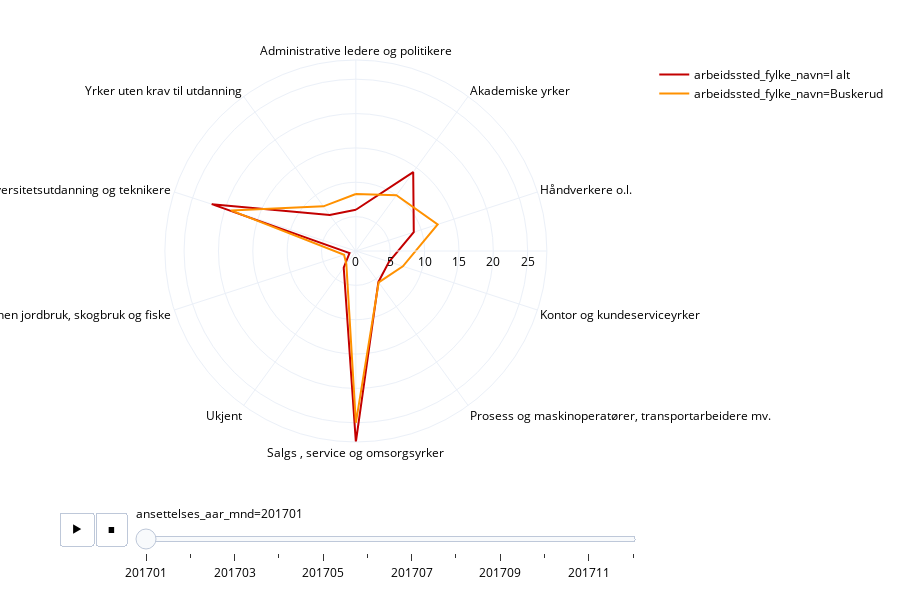

The code cell stored with this chart in its notebook:
### Code cell
plotFylke('Buskerud').show()

### Figure 1 — Plotly figure (JSON) as saved in the notebook; plotly's stock layout.template omitted (floating-point values rounded to 4 significant figures)
{"data": [{"hoverlabel": {"namelength": 0}, "hovertemplate": "arbeidssted_fylke_navn=I alt<br>ansettelses_aar_mnd=201701<br>andel_fylke=%{r}<br>yrkesfelt_navn=%{theta}", "legendgroup": "arbeidssted_fylke_navn=I alt", "line": {"color": "#C30000", "dash": "solid"}, "mode": "lines", "name": "arbeidssted_fylke_navn=I alt", "r": [6.0, 14.2, 8.86, 5.069, 5.574, 27.8, 3.007, 0.9696, 22.06, 6.471, 6.0], "showlegend": true, "subplot": "polar", "theta": ["Administrative ledere og politikere", "Akademiske yrker", "Håndverkere o.l.", "Kontor og kundeserviceyrker", "Prosess og maskinoperatører, transportarbeidere mv.", "Salgs , service og omsorgsyrker", "Ukjent", "Yrker innen jordbruk, skogbruk og fiske", "Yrker med kortere høyskole og universitetsutdanning og teknikere", "Yrker uten krav til utdanning", "Administrative ledere og politikere"], "type": "scatterpolar"}, {"hoverlabel": {"namelength": 0}, "hovertemplate": "arbeidssted_fylke_navn=Buskerud<br>ansettelses_aar_mnd=201701<br>andel_fylke=%{r}<br>yrkesfelt_navn=%{theta}", "legendgroup": "arbeidssted_fylke_navn=Buskerud", "line": {"color": "#FF9100", "dash": "solid"}, "mode": "lines", "name": "arbeidssted_fylke_navn=Buskerud", "r": [8.286, 10.04, 12.52, 7.19, 5.65, 25.0, 2.36, 1.806, 19.12, 8.031, 8.286], "showlegend": true, "subplot": "polar", "theta": ["Administrative ledere og politikere", "Akademiske yrker", "Håndverkere o.l.", "Kontor og kundeserviceyrker", "Prosess og maskinoperatører, transportarbeidere mv.", "Salgs , service og omsorgsyrker", "Ukjent", "Yrker innen jordbruk, skogbruk og fiske", "Yrker med kortere høyskole og universitetsutdanning og teknikere", "Yrker uten krav til utdanning", "Administrative ledere og politikere"], "type": "scatterpolar"}], "layout": {"height": 600, "legend": {"tracegroupgap": 0}, "margin": {"t": 60}, "polar": {"angularaxis": {"direction": "clockwise", "rotation": 90}, "domain": {"x": [0, 0.98], "y": [0, 1]}}, "sliders": [{"active": 0, "currentvalue": {"prefix": "ansettelses_aar_mnd="}, "len": 0.9, "pad": {"b": 10, "t": 60}, "steps": [{"args": [["201701"], {"frame": {"duration": 0, "redraw": true}, "fromcurrent": true, "mode": "immediate", "transition": {"duration": 0, "easing": "linear"}}], "label": "201701", "method": "animate"}, {"args": [["201702"], {"frame": {"duration": 0, "redraw": true}, "fromcurrent": true, "mode": "immediate", "transition": {"duration": 0, "easing": "linear"}}], "label": "201702", "method": "animate"}, {"args": [["201703"], {"frame": {"duration": 0, "redraw": true}, "fromcurrent": true, "mode": "immediate", "transition": {"duration": 0, "easing": "linear"}}], "label": "201703", "method": "animate"}, {"args": [["201704"], {"frame": {"duration": 0, "redraw": true}, "fromcurrent": true, "mode": "immediate", "transition": {"duration": 0, "easing": "linear"}}], "label": "201704", "method": "animate"}, {"args": [["201705"], {"frame": {"duration": 0, "redraw": true}, "fromcurrent": true, "mode": "immediate", "transition": {"duration": 0, "easing": "linear"}}], "label": "201705", "method": "animate"}, {"args": [["201706"], {"frame": {"duration": 0, "redraw": true}, "fromcurrent": true, "mode": "immediate", "transition": {"duration": 0, "easing": "linear"}}], "label": "201706", "method": "animate"}, {"args": [["201707"], {"frame": {"duration": 0, "redraw": true}, "fromcurrent": true, "mode": "immediate", "transition": {"duration": 0, "easing": "linear"}}], "label": "201707", "method": "animate"}, {"args": [["201708"], {"frame": {"duration": 0, "redraw": true}, "fromcurrent": true, "mode": "immediate", "transition": {"duration": 0, "easing": "linear"}}], "label": "201708", "method": "animate"}, {"args": [["201709"], {"frame": {"duration": 0, "redraw": true}, "fromcurrent": true, "mode": "immediate", "transition": {"duration": 0, "easing": "linear"}}], "label": "201709", "method": "animate"}, {"args": [["201710"], {"frame": {"duration": 0, "redraw": true}, "fromcurrent": true, "mode": "immediate", "transition": {"duration": 0, "easing": "linear"}}], "label": "201710", "method": "animate"}, {"args": [["201711"], {"frame": {"duration": 0, "redraw": true}, "fromcurrent": true, "mode": "immediate", "transition": {"duration": 0, "easing": "linear"}}], "label": "201711", "method": "animate"}, {"args": [["201712"], {"frame": {"duration": 0, "redraw": true}, "fromcurrent": true, "mode": "immediate", "transition": {"duration": 0, "easing": "linear"}}], "label": "201712", "method": "animate"}], "x": 0.1, "xanchor": "left", "y": 0, "yanchor": "top"}], "updatemenus": [{"buttons": [{"args": [null, {"frame": {"duration": 500, "redraw": true}, "fromcurrent": true, "mode": "immediate", "transition": {"duration": 500, "easing": "linear"}}], "label": "&#9654;", "method": "animate"}, {"args": [[null], {"frame": {"duration": 0, "redraw": true}, "fromcurrent": true, "mode": "immediate", "transition": {"duration": 0, "easing": "linear"}}], "label": "&#9724;", "method": "animate"}], "direction": "left", "pad": {"r": 10, "t": 70}, "showactive": false, "type": "buttons", "x": 0.1, "xanchor": "right", "y": 0, "yanchor": "top"}]}}
